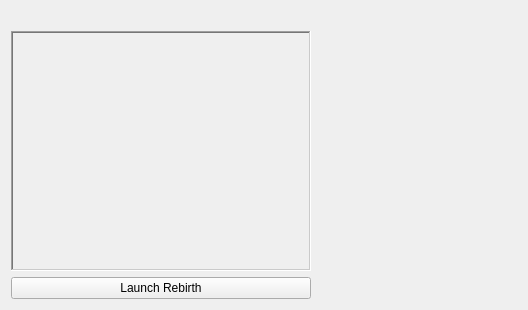
<?xml version="1.0" encoding="UTF-8"?>
<ui version="4.0">
 <class>MainWindow</class>
 <widget class="QMainWindow" name="MainWindow">
  <property name="geometry">
   <rect>
    <x>0</x>
    <y>0</y>
    <width>524</width>
    <height>306</height>
   </rect>
  </property>
  <property name="windowTitle">
   <string>MainWindow</string>
  </property>
  <widget class="QWidget" name="centralWidget">
   <layout class="QGridLayout" name="gridLayout">
    <item row="4" column="3">
     <widget class="QLabel" name="lbl_EffectText">
      <property name="sizePolicy">
       <sizepolicy hsizetype="Preferred" vsizetype="Expanding">
        <horstretch>0</horstretch>
        <verstretch>0</verstretch>
       </sizepolicy>
      </property>
      <property name="text">
       <string/>
      </property>
      <property name="scaledContents">
       <bool>true</bool>
      </property>
      <property name="alignment">
       <set>Qt::AlignLeading|Qt::AlignLeft|Qt::AlignTop</set>
      </property>
      <property name="wordWrap">
       <bool>true</bool>
      </property>
     </widget>
    </item>
    <item row="0" column="0">
     <widget class="QLabel" name="lbl_Seed">
      <property name="text">
       <string/>
      </property>
      <property name="alignment">
       <set>Qt::AlignCenter</set>
      </property>
     </widget>
    </item>
    <item row="6" column="0">
     <widget class="QPushButton" name="Btn_Launch">
      <property name="text">
       <string>Launch Rebirth</string>
      </property>
     </widget>
    </item>
    <item row="1" column="0" rowspan="5">
     <widget class="QScrollArea" name="scrollArea">
      <property name="sizePolicy">
       <sizepolicy hsizetype="Fixed" vsizetype="Expanding">
        <horstretch>0</horstretch>
        <verstretch>0</verstretch>
       </sizepolicy>
      </property>
      <property name="minimumSize">
       <size>
        <width>300</width>
        <height>240</height>
       </size>
      </property>
      <property name="frameShape">
       <enum>QFrame::WinPanel</enum>
      </property>
      <property name="frameShadow">
       <enum>QFrame::Sunken</enum>
      </property>
      <property name="lineWidth">
       <number>0</number>
      </property>
      <property name="widgetResizable">
       <bool>true</bool>
      </property>
      <property name="alignment">
       <set>Qt::AlignLeading|Qt::AlignLeft|Qt::AlignTop</set>
      </property>
      <widget class="QWidget" name="scrollAreaWidgetContents">
       <property name="geometry">
        <rect>
         <x>0</x>
         <y>0</y>
         <width>296</width>
         <height>236</height>
        </rect>
       </property>
       <layout class="QGridLayout" name="gridLayout_2"/>
      </widget>
     </widget>
    </item>
    <item row="3" column="3">
     <widget class="QLabel" name="lbl_PickupText">
      <property name="minimumSize">
       <size>
        <width>200</width>
        <height>0</height>
       </size>
      </property>
      <property name="text">
       <string/>
      </property>
      <property name="scaledContents">
       <bool>false</bool>
      </property>
      <property name="alignment">
       <set>Qt::AlignCenter</set>
      </property>
      <property name="wordWrap">
       <bool>true</bool>
      </property>
     </widget>
    </item>
    <item row="2" column="3">
     <widget class="QLabel" name="img_LastItem">
      <property name="sizePolicy">
       <sizepolicy hsizetype="Expanding" vsizetype="Expanding">
        <horstretch>0</horstretch>
        <verstretch>0</verstretch>
       </sizepolicy>
      </property>
      <property name="minimumSize">
       <size>
        <width>80</width>
        <height>80</height>
       </size>
      </property>
      <property name="maximumSize">
       <size>
        <width>1602</width>
        <height>182</height>
       </size>
      </property>
      <property name="text">
       <string/>
      </property>
      <property name="alignment">
       <set>Qt::AlignCenter</set>
      </property>
     </widget>
    </item>
   </layout>
  </widget>
 </widget>
 <layoutdefault spacing="6" margin="11"/>
 <resources/>
 <connections/>
</ui>
